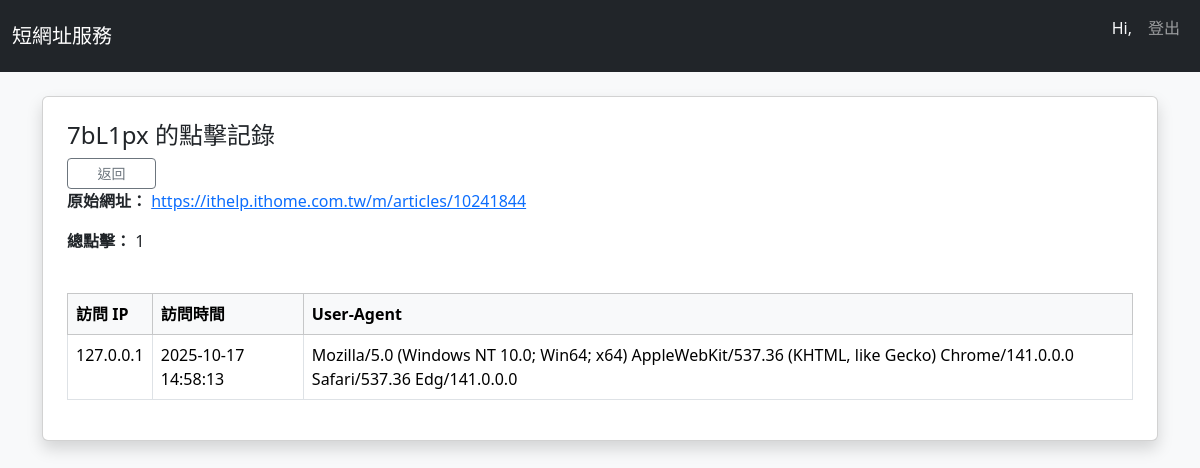
The page /stats/7bL1px/ (signed in) on the database its author committed.
### shortener/models.py (models this page shows, shortened)
class UrlData(models.Model):
    user = models.ForeignKey(User, on_delete=models.CASCADE, related_name='urls')
    url = models.CharField(max_length=200)
    slug = models.CharField(max_length=15, unique=True)
    click_count = models.PositiveIntegerField(default=0)
    is_deleted = models.BooleanField(default=False)

class UrlClick(models.Model):
    url = models.ForeignKey(UrlData, on_delete=models.CASCADE, related_name='clicks')
    click_time = models.DateTimeField(auto_now_add=True)
    ip_address = models.GenericIPAddressField(null=True, blank=True)
    user_agent = models.CharField(max_length=256, blank=True)

### shortener/views.py (the view)
# urls.py: path('stats/<slug:slug>/', views.url_stats, name='url_stats'),
@login_required
def url_stats(request, slug):
    url_obj = get_object_or_404(UrlData, slug=slug, user=request.user, is_deleted=False)
    clicks = url_obj.clicks.all().order_by('-click_time')
    return render(request, 'shortener/url_stats.html', {'url': url_obj, 'clicks': clicks})

### shortener/templates/shortener/url_stats.html (shortened to what this page needs)
{% extends 'base.html' %}
{% block content %}
<div class="card shadow p-4">
    <h4>{{ url.slug }} 的點擊記錄</h4>
    <a class="btn btn-outline-secondary btn-sm col-1" href="{% url 'my_urls' %}" >返回</a>
    <p><strong>原始網址：</strong> <a href="{{ url.url }}"target="blank">{{ url.url }}</a></p>
    <p><strong>總點擊：</strong> {{ url.click_count }}</p>
    <table class="table table-bordered mt-4">
        <thead class="table-light">
        <tr>
            <th>訪問 IP</th>
            <th>訪問時間</th>
            <th>User-Agent</th>
        </tr>
        </thead>
        <tbody>
        {% for c in clicks %}
        <tr>
            <td>{{ c.ip_address }}</td>
            <td>{{ c.click_time| date:"Y-m-d H:i:s" }}</td>
            <td>{{ c.user_agent }}</td>
        </tr>
        {% empty %}
        <tr><td colspan="3" class="text-center">尚無訪問紀錄</td></tr>
        {% endfor %}
        </tbody>
    </table>
</div>
{% endblock %}

### rows shown on the page
UrlData: slug "7bL1px", url "https://ithelp.ithome.com.tw/m/articles/10241844", click_count "1"
UrlClick: ip_address "127.0.0.1", click_time "2025-10-17 14:58:13", user_agent "Mozilla/5.0 (Windows NT 10.0; Win64; x64) AppleWebKit/537.36 (KHTML, like Gecko) Chrome/141.0.0.0 Safari/537.36 Edg/141.0.0.0"
